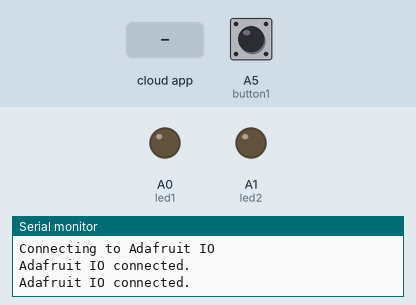
Bench run of a sketch on a simulated Arduino Uno, built with avr-gcc and run on an emulated ATmega328P. On the bench: output pins drawn as LEDs (lit = HIGH), the last lines printed to the serial monitor. Dashed ring = blinking. Inputs (shaded band) come from the test bench; at power-on: A5 (button1) LOW.

Above: at 2.7 s.
2.8 s: the phone or cloud app sets fancyLight to 1
At 3.2 s:
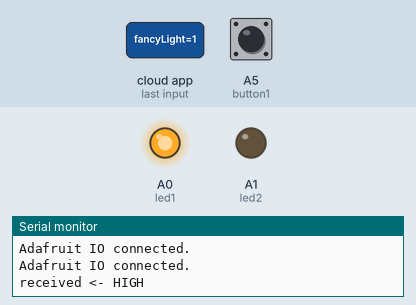
4.3 s: A5 (button1) pulled HIGH for 0.15 s
At 5.2 s:
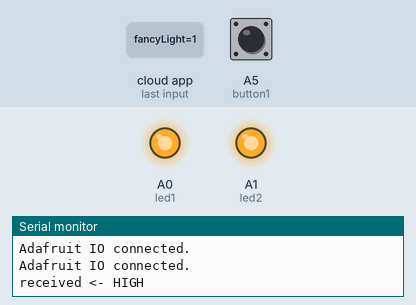
5.9 s: A5 (button1) pulled HIGH for 1 s
At 6.36 s:
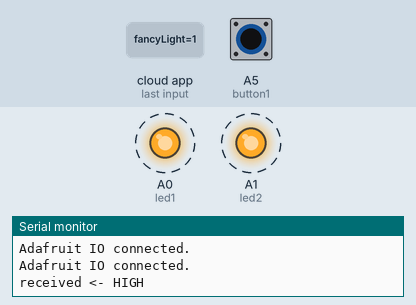
8.9 s: A5 (button1) pulled HIGH for 3.2 s
At 9.6 s:
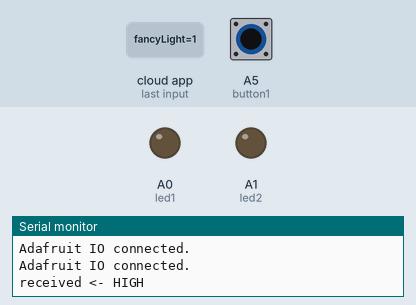
Timing chart, 0 to 11.9 s (numbered marks = the images above; inputs shaded):
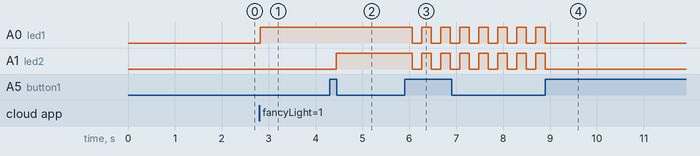

The sketch:

DigitalTOGGLE_TWO-LED_ONLINE.ino
```cpp
/* we have now gone online! a whole new universe of button pushing potential!
    the adafruit.io service requires the adafruit.io library! Install it from the library manager!
    the library is configured from config.h
    we will also need all of the rest of the stuff we had in our two led sketch
    this is essentially a copy and paste kind of job!
*/

#include "config.h"

// set up the 'fancyLight' feed
AdafruitIO_Feed *fancyLight = io.feed("fancyLight");

//these global variables give names to pin numbers
const int led1 = A0;
const int led2 = A1;
const int button1 = A5;

//these constants will give names to the modes of the system
const int modeOff = 0;
const int modeLow = 1;
const int modeHigh = 2;
const int modeFlash = 3;

//this global variable will set the current mode
int lightMode = modeOff;

//this global variable will track time for flashing the leds
unsigned long flashTime;
unsigned long lastFlash;

//these varibles control the led state
int led1State = 0;  //bool is either true or fales (1 or 0)
int led2State = 0;

//these global variables will track what the last read of the switch was and the current state
int buttonReadPre = 0;
int buttonState;

//this global variable will mark when the button changes
unsigned long buttonTime;

void setup() {
  //open a serial connection for Debug output to serial monitor
  Serial.begin(115200);
  pinMode(led1, OUTPUT);

  //don't forget to declare the new led pin as an OUTPUT!
  pinMode(led2, OUTPUT);
  pinMode(button1, INPUT);
  digitalWrite(led1, led1State);

  //ADAFRUIT.IO CONNECTION STUFF
  // connect to io.adafruit.com
  Serial.print("Connecting to Adafruit IO");
  io.connect();

  // wait for a connection
  while (io.status() < AIO_CONNECTED) {
    Serial.print(".");
    delay(500);
  }

  // we are connected
  Serial.println();
  Serial.println(io.statusText());


  // set up a message handler for the 'digital' feed.
  // the handleMessage function (defined below)
  // will be called whenever a message is
  // received from adafruit io.
  fancyLight->onMessage(handleMessage);

  // wait for a connection
  while (io.status() < AIO_CONNECTED) {
    Serial.println(io.statusText());
    delay(500);
  }

  // we are connected
  Serial.println();
  Serial.println(io.statusText());
}

void loop() {

  //THIS IS REQUIRED TO MAKE THE ADAFRUIT.IO FEED FUNCTION WITH OUR SKETCH!!!
  io.run();

  int buttonRead = digitalRead(button1);
  delay(1);

  if (buttonRead != buttonReadPre) {
    buttonTime = millis(); //millis(); returns the time since the program started...
  }

  int debounceTime = millis() - buttonTime; //current time minus start time is elapsed time...

  if (debounceTime >= 50) {
    if (buttonRead != buttonState) {
      buttonState = buttonRead;
      if (buttonState == 1) {

        //changed this to iterate through modes
        lightMode += 1; //+= is an iterator that adds the right hand operator to the left and saves it

        //we need to make sure we don't set the light mode to more than 3...
        //if it is more than 3
        if (lightMode > 3) {

          //cycle it back to 0
          lightMode = 0;
        }
      }
    }
  }

  //if the lightMode is modeOff (0)...
  if (lightMode == modeOff) {

    //set both leds to off
    led1State = 0;
    led2State = 0;
  }

  //otherwise if it is modeLow (1)...
  else if (lightMode == modeLow) {

    //set the first led on and the second off
    led1State = 1;
    led2State = 0;
  }

  //otherwise if it is modeHigh (2)...
  else if (lightMode == modeHigh) {
    //set both leds on
    led1State = 1;
    led2State = 1;
  }

  //otherwise if it is modeFlash
  else if (lightMode == modeFlash) {

    //check to see if the flash time is higher than 100ms
    if (flashTime >= 100) {

      //and toggle the mode of both leds if it is
      led1State = !led1State;
      led2State = !led2State;
      //and reset the lastFlash time
      lastFlash = millis();
    }
  }

  //no matter what happens update the flashTime
  flashTime = millis() - lastFlash;

  //write both of the ledstates
  digitalWrite(led1, led1State);
  digitalWrite(led2, led2State);

  //save the buttonRead as buttonReadPre
  buttonReadPre = buttonRead;
}

//this is a handler function and it will execute automatically whenever there is a message from the FEED!!
//FEEED THE BEAST!!!
void handleMessage(AdafruitIO_Data *data) {

  Serial.print("received <- ");

  if (data->toPinLevel() == HIGH) {
    Serial.println("HIGH");
    lightMode += 1;
    if (lightMode > 3) {
      lightMode = 0;
    }
  }
  else
    Serial.println("LOW");
}
```

config.h
```cpp
/************************ Adafruit IO Config *******************************/

// visit io.adafruit.com if you need to create an account,
// or if you need your Adafruit IO key.
#define IO_USERNAME    "realabsurdity"
#define IO_KEY         "de38ea5c824b74a1c6fef8231d9eca5669b632cf"
/******************************* WIFI **************************************/

// the AdafruitIO_WiFi client will work with the following boards:
//   - HUZZAH ESP8266 Breakout -> https://www.adafruit.com/products/2471
//   - Feather HUZZAH ESP8266 -> https://www.adafruit.com/products/2821
//   - Feather HUZZAH ESP32 -> https://www.adafruit.com/product/3405
//   - Feather M0 WiFi -> https://www.adafruit.com/products/3010
//   - Feather WICED -> https://www.adafruit.com/products/3056
//   - Adafruit PyPortal -> https://www.adafruit.com/product/4116
//   - Adafruit Metro M4 Express AirLift Lite -> https://www.adafruit.com/product/4000
//   - Adafruit AirLift Breakout -> https://www.adafruit.com/product/4201
//   - Adafruit AirLift Shield -> https://www.adafruit.com/product/4285
//   - Adafruit AirLift FeatherWing -> https://www.adafruit.com/product/4264

#define WIFI_SSID   "ACCD"
#define WIFI_PASS   "tink1930"

// uncomment the following line if you are using airlift
#define USE_AIRLIFT

// uncomment the following line if you are using winc1500
// #define USE_WINC1500

// comment out the following lines if you are using fona or ethernet
#include "AdafruitIO_WiFi.h"

#if defined(USE_AIRLIFT) || defined(ADAFRUIT_METRO_M4_AIRLIFT_LITE)
// Configure the pins used for the ESP32 connection
#if !defined(SPIWIFI_SS) // if the wifi definition isnt in the board variant
// Don't change the names of these #define's! they match the variant ones
#define SPIWIFI SPI
#define SPIWIFI_SS 13  // Chip select pin
#define NINA_ACK 11    // a.k.a BUSY or READY pin
#define NINA_RESETN 12 // Reset pin
#define NINA_GPIO0 -1 // Not connected
#endif
AdafruitIO_WiFi io(IO_USERNAME, IO_KEY, WIFI_SSID, WIFI_PASS, SPIWIFI_SS, NINA_ACK, NINA_RESETN, NINA_GPIO0, &SPIWIFI);
#else
AdafruitIO_WiFi io(IO_USERNAME, IO_KEY, WIFI_SSID, WIFI_PASS);
#endif
```

Measured:
- after the input at 2.8 s, A0 (led1): LOW → HIGH at once
- after the input at 4.3 s, A1 (led2): LOW → HIGH after 0.14 s
- after the input at 5.9 s, A0 (led1), A1 (led2): alternates HIGH for 0.20 s and LOW for 0.20 s, starting after 0.16 s
- after the input at 8.9 s, A0 (led1), A1 (led2): goes on until 8.9 s, then stays LOW
